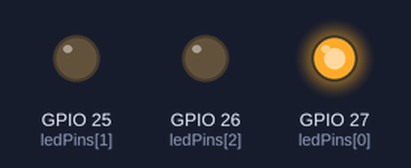
Simulated run of this sketch. Board: ESP32. On the bench: output pins drawn as LEDs (lit = HIGH).

Above: at 0.05 s.
At 1.5 s:
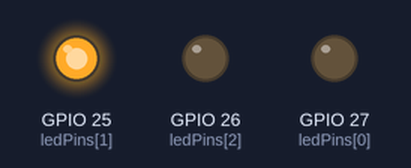
At 2.95 s:
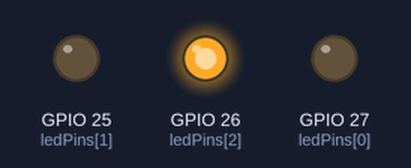
At 3.7 s:
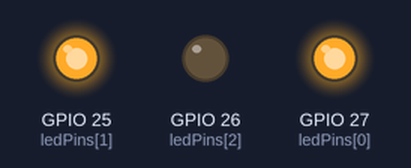
At 4.45 s:
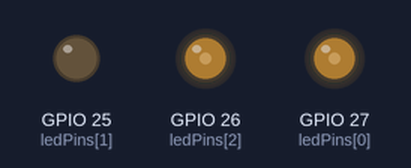
At 5.95 s:
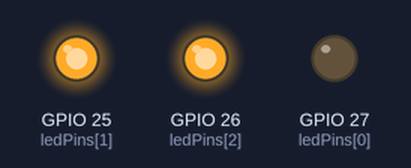
Timing chart, 0 to 7.8 s (numbered marks = the images above):
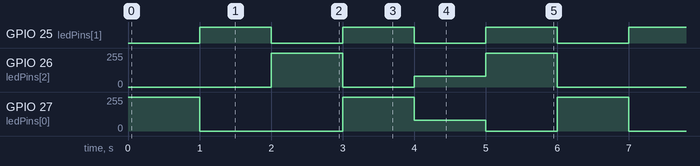

The sketch:

RGB_LED.ino
```cpp
/*
 * Filename: RGB_LED
 * Function: RGB LED shines in different colors
 * Compiling IDE：ARDUINO 2.3.3
 * Author: https://www.keyestudio.com/
*/
const int ledPins[] = {27, 25, 26};    //Define the red, green, and blue pins
const byte chns[] = {0, 1, 2};      //define PWM channel
int red, green, blue;

void setup() {
  for (int i = 0; i < 3; i++) {   //Set pwm channel, 1KHz, 8bit
    ledcSetup(chns[i], 1000, 8);
    ledcAttachPin(ledPins[i], chns[i]);
  }
}

void loop() {
  setColor(255, 0, 0); // Red
  delay(1000);
  setColor(0, 255, 0); // Green
  delay(1000);
  setColor(0, 0, 255); // Blue
  delay(1000);
  setColor(255, 255, 0); // Yellow
  delay(1000);
  setColor(80, 0, 80); // Purple
  delay(1000);
  setColor(0, 255, 255); // Cyan
  delay(1000);
}

void setColor(int red, int green, int blue) {
  ledcWrite(chns[0], red); //Common cathode LED, high level on
  ledcWrite(chns[1], green);
  ledcWrite(chns[2], blue);
}
```

Measured:
- by itself, GPIO 25 (ledPins[1]): alternates HIGH for 1.0 s and LOW for 1.0 s
- by itself, GPIO 26 (ledPins[2]): repeats every 6.0 s: 0/255 1.0 s, 80/255 1.0 s, 255/255 1.0 s, 0/255 2.0 s, 255/255 1.0 s
- by itself, GPIO 27 (ledPins[0]): repeats every 6.0 s: 0/255 2.0 s, 255/255 1.0 s, 80/255 1.0 s, 0/255 1.0 s, 255/255 1.0 s
